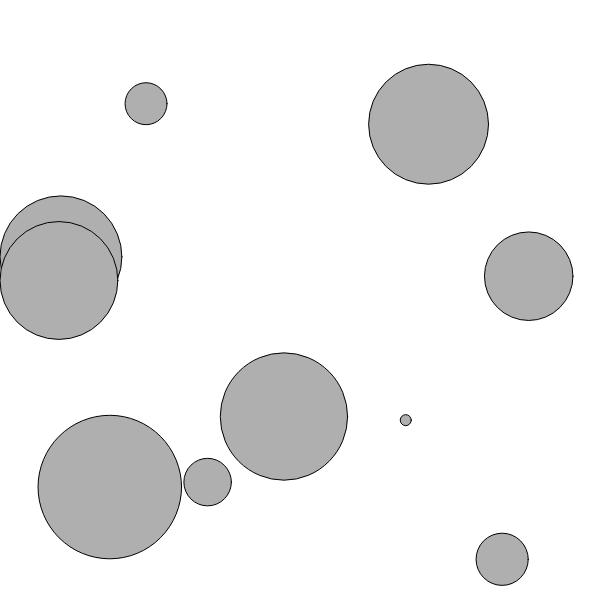
Frame 1 (no input)
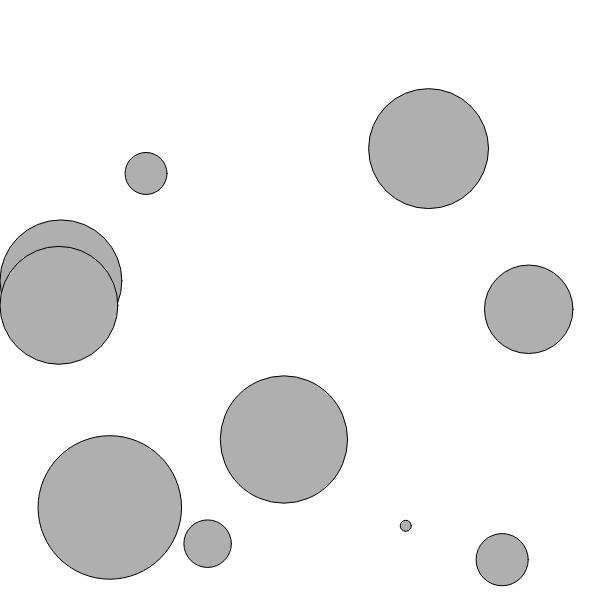
Frame 60 (no input)
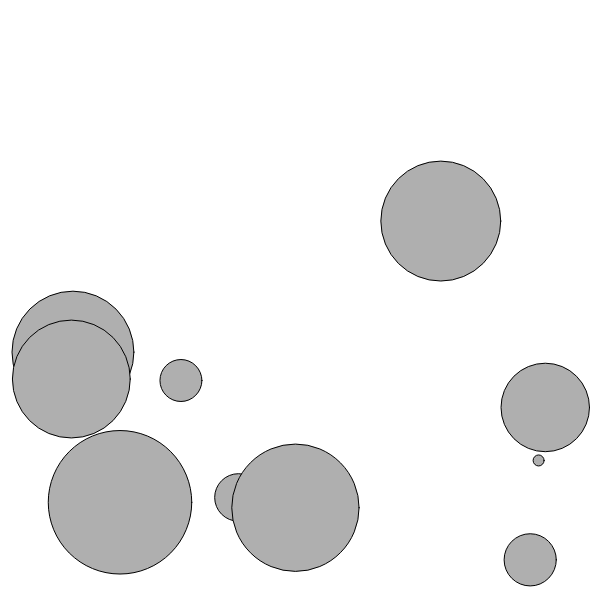
Frame 120 (the mouse pressed at the canvas centre since frame 60)

The p5.js sketch that drew these frames (run headless with seeded random() and noise() and a simulated clock; from frame 60 on, the mouse is pressed at the canvas centre):

// p5.js sketch
// ── sketch.js
class Mover {
  constructor(x, y, mass) {
    this.mass = mass;
    this.position = createVector(x, y, mass);
    this.velocity = createVector(0, 0);
    this.acceleration = createVector(0, 0);
  }

  applyForce(force) {
    let f = p5.Vector.div(force, this.mass);
    this.acceleration.add(f);
  }

  update() {
    this.velocity.add(this.acceleration);
    this.position.add(this.velocity);

    this.acceleration.mult(0);
  }

  show() {
    stroke(0);
    fill(175);

    circle(this.position.x, this.position.y, this.mass * 16);
  }

  checkEdges() {
    if (this.position.x > width - (this.mass * 8)) {
      this.position.x = width - this.mass * 8;
      this.velocity.x *= -1;
    } else if (this.position.x < (this.mass * 8)) {
      this.velocity.x *= -1;
      this.position.x = this.mass * 8;
    }

    if (this.position.y > height - (this.mass * 8)) {
      this.velocity.y *= -1;
      this.position.y = height - this.mass * 8;
    }
  }
}

let movers;

function setup() {
  createCanvas(600, 600);
  movers = new Array(10);
  for (let i = 0; i < 10; i++) {
    movers[i] = new Mover(random(width), random(height), random(10))
  }
}

function draw() {
  background(255);
  let gravity = createVector(0, 0.1);
  let wind = createVector(0.05, 0);
  for (let i = 0; i < 10; i++) {
    if (mouseIsPressed) {
      movers[i].applyForce(wind);
    }
    movers[i].applyForce(gravity);
    movers[i].checkEdges();
    movers[i].update();
    movers[i].show();
  }
}
